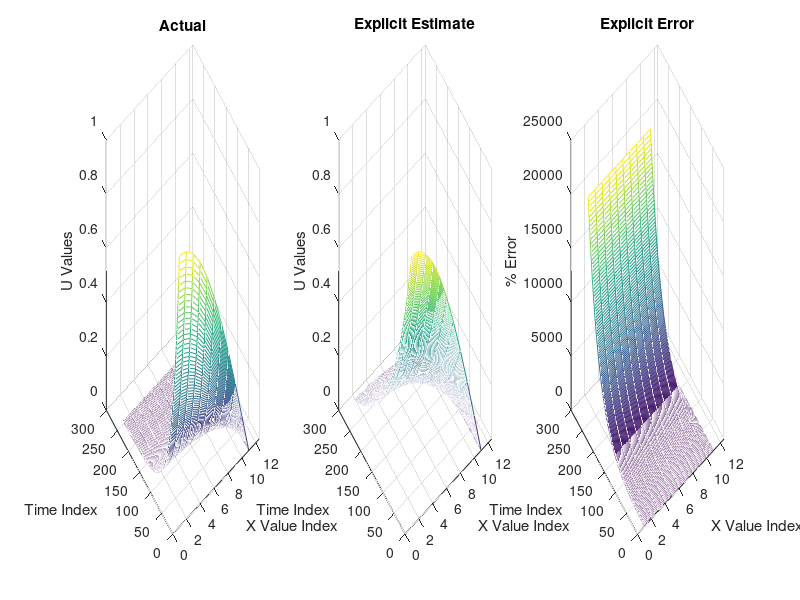
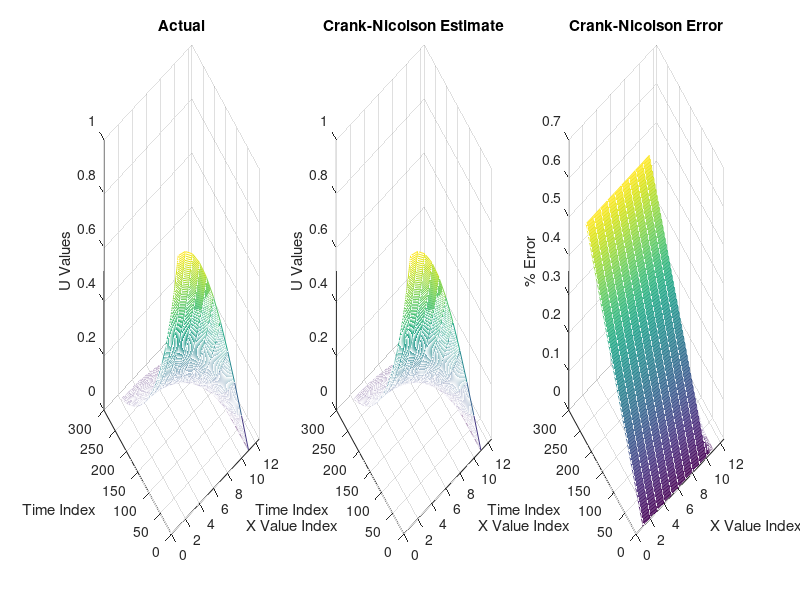

These figures' MATLAB source, in order:
clear; clc;

% Visualization of 10.6.2.1 Explicit Method 
Eactual = csvread('ExplicitBLOCKACTUAL.csv');

Eestimate = csvread('ExplicitBLOCK.csv');
Eerror = csvread('ExplicitERROR.csv');
% E8estimate = csvread('Explicit8BLOCK.csv');
% E8error = csvread('Explicit8ERROR.csv');


figure(1);
% Actual Plot 
subplot(1,3,1);
mesh(Eactual);
xlim([0 12.5]);
title('Actual');
xlabel('X Value Index');
ylabel('Time Index');
zlabel('U Values');

% Explicit Estimate Plot
subplot(1,3,2);
mesh(Eestimate);
xlim([0 12.5]);
title('Explicit Estimate');
xlabel('X Value Index');
ylabel('Time Index');
zlabel('U Values');

% Explicit Estimate Error
subplot(1,3,3);
mesh(Eerror);
xlim([0 12.5]);
title('Explicit Error');
xlabel('X Value Index');
ylabel('Time Index');
zlabel('% Error');

% % Explicit Estimate .8
% subplot(2,3,5);
% mesh(E8estimate);
% xlim([0 11.5]);
% title('Explicit .8 Estimate');
% xlabel('X Value Index');
% ylabel('Time Index');
% zlabel('U Values');
% 
% % Explicit .8 Error
% subplot(2,3,6);
% mesh(E8error);
% xlim([0 11.5]);
% title('Explicit .8 ERROR');
% xlabel('X Value Index');
% ylabel('Time Index');
% zlabel('% Error');




%% Visualization of 10.6.2.2 Implicit Method 

Eactual = csvread('ImplicitBLOCKACTUAL.csv');

Eestimate = csvread('ImplicitBLOCK.csv');
Eerror = csvread('ImplicitERROR.csv');
% E8estimate = csvread('Implicit8BLOCK.csv');
% E8error = csvread('Implicit8ERROR.csv');


figure(2);
% Actual Plot 
subplot(1,3,1);
mesh(Eactual);
xlim([0 12.5]);
title('Actual');
xlabel('X Value Index');
ylabel('Time Index');
zlabel('U Values');

% Implicit Estimate Plot
subplot(1,3,2);
mesh(Eestimate);
xlim([0 12.5]);
title('Implicit Estimate');
xlabel('X Value Index');
ylabel('Time Index');
zlabel('U Values');

% Implicit Estimate Error
subplot(1,3,3);
mesh(Eerror);
xlim([0 12.5]);
title('Implicit Error');
xlabel('X Value Index');
ylabel('Time Index');
zlabel('% Error');

% % Implicit Estimate .8
% subplot(2,3,5);
% mesh(E8estimate);
% xlim([0 11.5]);
% title('Implicit .8 Estimate');
% xlabel('X Value Index');
% ylabel('Time Index');
% zlabel('U Values');
% 
% % Implicit .8 Error
% subplot(2,3,6);
% mesh(E8error);
% xlim([0 11.5]);
% title('Implicit .8 ERROR');
% xlabel('X Value Index');
% ylabel('Time Index');
% zlabel('% Error');

%% Visualization of 10.6.2.3 Crank Nicolson Method 

Eactual = csvread('CNBLOCKACTUAL.csv');

Eestimate = csvread('CNBLOCK.csv');
Eerror = csvread('CNERROR.csv');
% E8estimate = csvread('Implicit8BLOCK.csv');
% E8error = csvread('Implicit8ERROR.csv');


figure(2);
% Actual Plot 
subplot(1,3,1);
mesh(Eactual);
xlim([0 12.5]);
title('Actual');
xlabel('X Value Index');
ylabel('Time Index');
zlabel('U Values');

% Crank-Nicolson Estimate Plot
subplot(1,3,2);
mesh(Eestimate);
xlim([0 12.5]);
title('Crank-Nicolson Estimate');
xlabel('X Value Index');
ylabel('Time Index');
zlabel('U Values');

% Crank-Nicolson Estimate Error
subplot(1,3,3);
mesh(Eerror);
xlim([0 12.5]);
title('Crank-Nicolson Error');
xlabel('X Value Index');
ylabel('Time Index');
zlabel('% Error');

% % Crank-Nicolson Estimate .8
% subplot(2,3,5);
% mesh(E8estimate);
% xlim([0 11.5]);
% title('Crank-Nicolson .8 Estimate');
% xlabel('X Value Index');
% ylabel('Time Index');
% zlabel('U Values');
% 
% % Crank-Nicolson .8 Error
% subplot(2,3,6);
% mesh(E8error);
% xlim([0 11.5]);
% title('Crank-Nicolson .8 ERROR');
% xlabel('X Value Index');
% ylabel('Time Index');
% zlabel('% Error');
